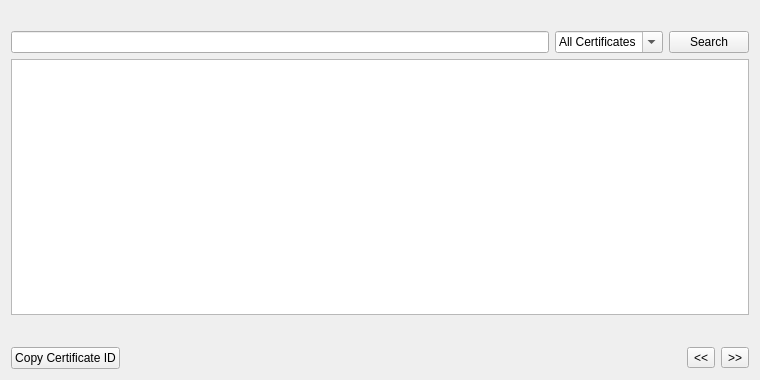
<?xml version="1.0" encoding="UTF-8"?>
<ui version="4.0">
 <class>CertListPage</class>
 <widget class="QWidget" name="CertListPage">
  <property name="geometry">
   <rect>
    <x>0</x>
    <y>0</y>
    <width>760</width>
    <height>380</height>
   </rect>
  </property>
  <property name="windowTitle">
   <string>Certificates</string>
  </property>
  <layout class="QVBoxLayout" name="verticalLayout">
   <item>
    <widget class="QLabel" name="labelExplanation">
     <property name="textFormat">
      <enum>Qt::PlainText</enum>
     </property>
     <property name="wordWrap">
      <bool>true</bool>
     </property>
    </widget>
   </item>
   <item>
    <layout class="QHBoxLayout" name="horizontalLayout_2">
     <item>
      <widget class="QLineEdit" name="lineEditCertSearch"/>
     </item>
     <item>
      <widget class="QComboBox" name="categoryEdit">
       <property name="minimumSize">
        <size>
         <width>100</width>
         <height>0</height>
        </size>
       </property>
       <property name="editable">
        <bool>true</bool>
       </property>
       <item>
        <property name="text">
         <string>All Certificates</string>
        </property>
       </item>
      </widget>
     </item>
     <item>
      <widget class="QPushButton" name="searchCert">
       <property name="maximumSize">
        <size>
         <width>16777215</width>
         <height>48</height>
        </size>
       </property>
       <property name="text">
        <string>Search</string>
       </property>
      </widget>
     </item>
    </layout>
   </item>
   <item>
    <widget class="QTableView" name="tableView">
     <property name="contextMenuPolicy">
      <enum>Qt::CustomContextMenu</enum>
     </property>
     <property name="toolTip">
      <string/>
     </property>
     <property name="tabKeyNavigation">
      <bool>false</bool>
     </property>
     <property name="alternatingRowColors">
      <bool>true</bool>
     </property>
     <property name="selectionMode">
      <enum>QAbstractItemView::SingleSelection</enum>
     </property>
     <property name="selectionBehavior">
      <enum>QAbstractItemView::SelectRows</enum>
     </property>
     <property name="sortingEnabled">
      <bool>true</bool>
     </property>
     <attribute name="verticalHeaderVisible">
      <bool>false</bool>
     </attribute>
    </widget>
   </item>
   <item>
    <layout class="QHBoxLayout" name="horizontalLayout_3">
     <item>
      <spacer name="horizontalSpacer_2">
       <property name="orientation">
        <enum>Qt::Horizontal</enum>
       </property>
       <property name="sizeHint" stdset="0">
        <size>
         <width>40</width>
         <height>20</height>
        </size>
       </property>
      </spacer>
     </item>
     <item>
      <widget class="QLabel" name="labelPage">
       <property name="text">
        <string/>
       </property>
      </widget>
     </item>
    </layout>
   </item>
   <item>
    <layout class="QHBoxLayout" name="horizontalLayout">
     <item>
      <widget class="QPushButton" name="copyCert">
       <property name="toolTip">
        <string>Copy the currently selected cert to the system clipboard</string>
       </property>
       <property name="text">
        <string>Copy Certificate ID</string>
       </property>
      </widget>
     </item>
     <item>
      <spacer name="horizontalSpacer">
       <property name="orientation">
        <enum>Qt::Horizontal</enum>
       </property>
       <property name="sizeHint" stdset="0">
        <size>
         <width>40</width>
         <height>20</height>
        </size>
       </property>
      </spacer>
     </item>
     <item>
      <widget class="QToolButton" name="prevButton">
       <property name="text">
        <string>&lt;&lt;</string>
       </property>
      </widget>
     </item>
     <item>
      <widget class="QToolButton" name="nextButton">
       <property name="text">
        <string>&gt;&gt;</string>
       </property>
      </widget>
     </item>
    </layout>
   </item>
  </layout>
 </widget>
 <resources>
  <include location="../dynamic.qrc"/>
 </resources>
 <connections/>
</ui>
